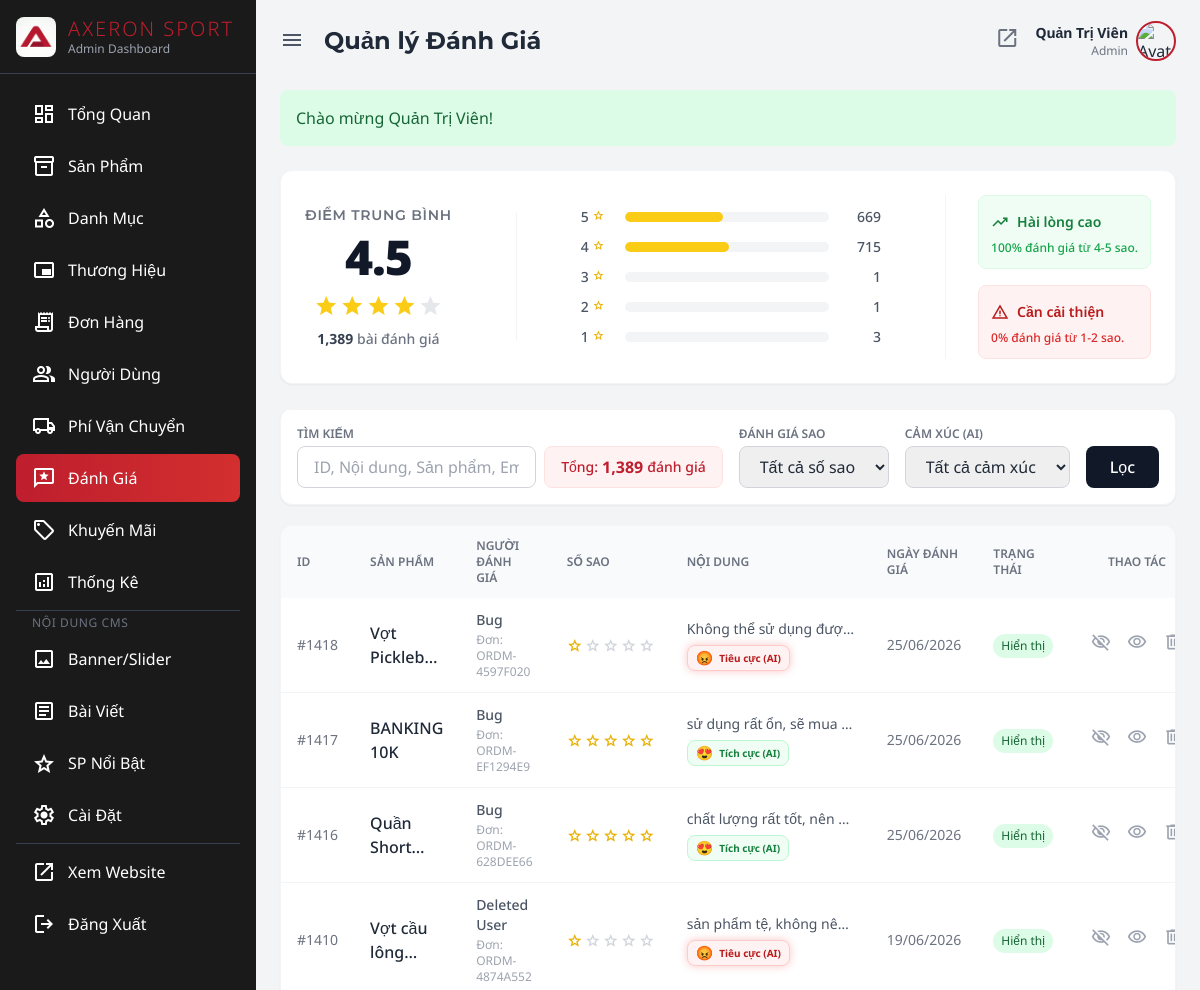
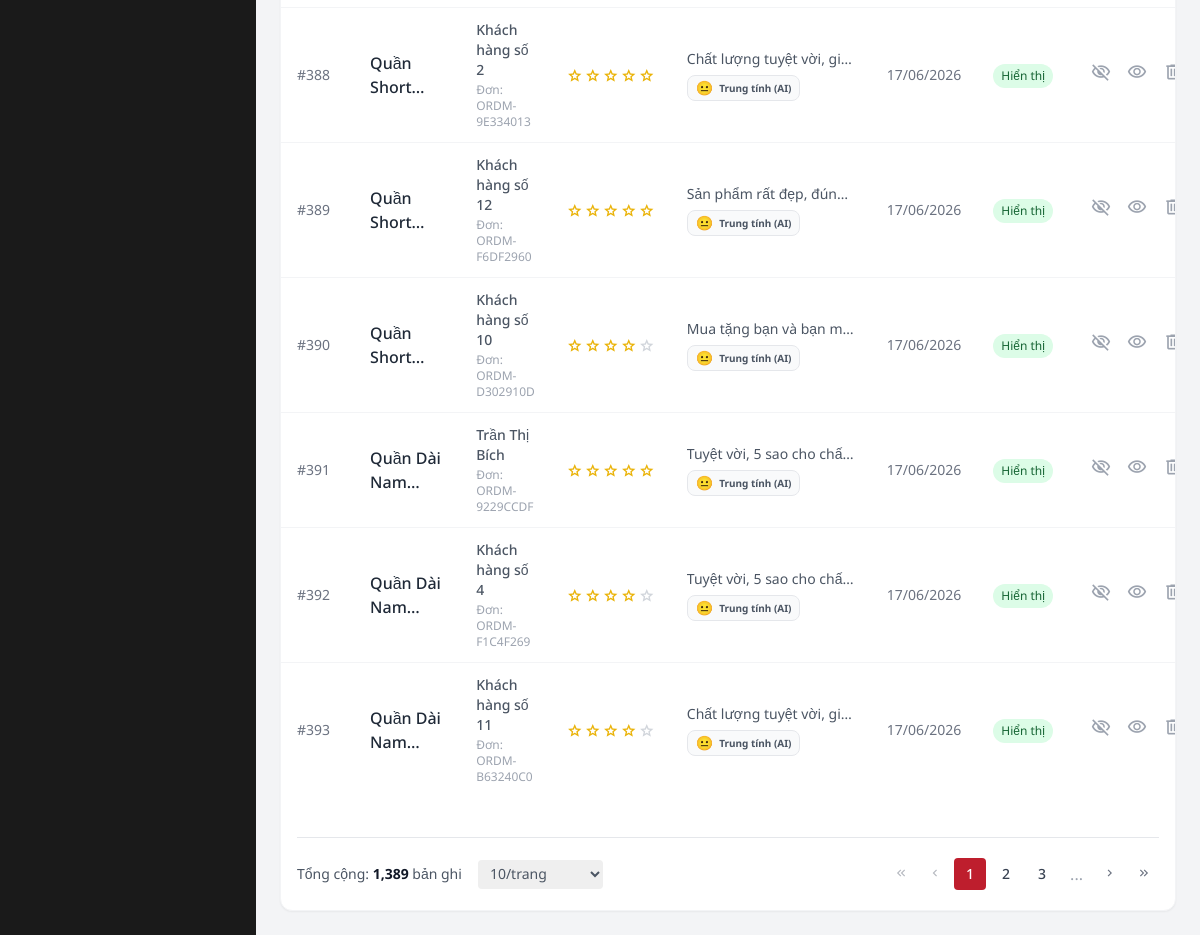
The app's page /admin/admin.php?action=reviews (signed in) with its own data (2 pictures, top to bottom).
### tables this page shows
CREATE TABLE `reviews` (
  `review_id` int(10) UNSIGNED NOT NULL,
  `product_id` int(10) UNSIGNED NOT NULL,
  `user_id` int(10) UNSIGNED NOT NULL,
  `rating` tinyint(4) NOT NULL COMMENT 'Diem danh gia 1-5',
  `comment` text DEFAULT NULL,
  `status` enum('pending','approved','rejected','hidden') NOT NULL DEFAULT 'pending' COMMENT 'Admin duyet binh luan',
  `created_at` datetime NOT NULL DEFAULT current_timestamp(),
  `updated_at` datetime NOT NULL DEFAULT current_timestamp() ON UPDATE current_timestamp(),
  `is_deleted` tinyint(1) DEFAULT 0,
  `order_id` int(10) UNSIGNED DEFAULT NULL,
  `sentiment` varchar(20) DEFAULT 'neutral'
);

CREATE TABLE `products` (
  `product_id` int(10) UNSIGNED NOT NULL,
  `category_id` int(10) UNSIGNED NOT NULL,
  `brand_id` int(10) UNSIGNED DEFAULT NULL,
  `product_name` varchar(200) NOT NULL,
  `slug` varchar(220) NOT NULL,
  `description` text DEFAULT NULL,
  `base_price` decimal(12,2) NOT NULL DEFAULT 0.00 COMMENT 'Gia co so',
  `stock_quantity` int(11) NOT NULL DEFAULT 0 COMMENT 'Ton kho tong hop',
  `is_visible` tinyint(1) NOT NULL DEFAULT 1 COMMENT 'An/hien san pham',
  `is_deleted` tinyint(1) NOT NULL DEFAULT 0,
  `is_featured` tinyint(1) NOT NULL DEFAULT 0 COMMENT 'Noi bat tren trang chu',
  `featured_sort_order` int(11) DEFAULT 999,
  `avg_rating` decimal(3,2) DEFAULT NULL COMMENT 'Diem danh gia trung binh (1-5)',
  `total_reviews` int(10) UNSIGNED NOT NULL DEFAULT 0,
  `created_at` datetime NOT NULL DEFAULT current_timestamp(),
  `updated_at` datetime NOT NULL DEFAULT current_timestamp() ON UPDATE current_timestamp()
);

CREATE TABLE `users` (
  `user_id` int(10) UNSIGNED NOT NULL,
  `role_id` tinyint(3) UNSIGNED NOT NULL DEFAULT 3 COMMENT '3=customer, 2=staff, 1=admin',
  `full_name` varchar(100) NOT NULL,
  `email` varchar(150) NOT NULL,
  `google_id` varchar(255) DEFAULT NULL,
  `facebook_id` varchar(255) DEFAULT NULL,
  `phone` varchar(15) DEFAULT NULL,
  `password_hash` varchar(255) DEFAULT NULL,
  `avatar_url` varchar(500) DEFAULT NULL,
  `gender` enum('male','female','other') DEFAULT NULL,
  `date_of_birth` date DEFAULT NULL,
  `is_active` tinyint(1) NOT NULL DEFAULT 1 COMMENT '1=hoat dong, 0=bi khoa',
  `is_deleted` tinyint(1) NOT NULL DEFAULT 0,
  `locked_until` datetime DEFAULT NULL COMMENT 'Khoa tam thoi sau nhieu lan dang nhap sai',
  `login_attempts` tinyint(3) UNSIGNED NOT NULL DEFAULT 0 COMMENT 'So lan dang nhap sai lien tiep',
  `remember_token` varchar(255) DEFAULT NULL COMMENT 'Token ghi nhớ đăng nhập',
  `email_verified` tinyint(1) NOT NULL DEFAULT 0,
  `created_at` datetime NOT NULL DEFAULT current_timestamp(),
  `updated_at` datetime NOT NULL DEFAULT current_timestamp() ON UPDATE current_timestamp(),
  `review_banned` tinyint(1) DEFAULT 0
);

CREATE TABLE `orders` (
  `order_id` int(10) UNSIGNED NOT NULL,
  `order_code` varchar(50) DEFAULT NULL,
  `user_id` int(10) UNSIGNED DEFAULT NULL,
  `shipping_id` int(10) UNSIGNED DEFAULT NULL,
  `shipping_method_id` int(11) DEFAULT 1,
  `promo_id` int(10) UNSIGNED DEFAULT NULL,
  `recipient_name` varchar(100) NOT NULL COMMENT 'Snapshot ten nguoi nhan',
  `recipient_phone` varchar(15) NOT NULL COMMENT 'Snapshot so dien thoai',
  `recipient_email` varchar(100) DEFAULT NULL,
  `guest_token` varchar(64) DEFAULT NULL,
  `shipping_address` varchar(500) NOT NULL COMMENT 'Snapshot dia chi giao hang',
  `subtotal` decimal(14,2) NOT NULL DEFAULT 0.00 COMMENT 'Tong tien hang truoc giam gia',
  `discount_amount` decimal(14,2) NOT NULL DEFAULT 0.00 COMMENT 'So tien duoc giam',
  `shipping_fee` decimal(10,2) NOT NULL DEFAULT 0.00 COMMENT 'Phi van chuyen',
  `total_amount` decimal(14,2) NOT NULL DEFAULT 0.00 COMMENT 'Tong thanh toan cuoi cung',
  `order_status` enum('pending','confirmed','processing','shipped','delivered','cancelled','returned') NOT NULL DEFAULT 'pending' COMMENT 'Trang thai don hang',
  `payment_method` enum('cod','bank_transfer','momo','vnpay','zalopay','payos') NOT NULL DEFAULT 'cod',
  `payment_status` enum('unpaid','paid','refunded') NOT NULL DEFAULT 'unpaid' COMMENT 'Trang thai thanh toan',
  `note` text DEFAULT NULL,
  `created_at` datetime NOT NULL DEFAULT current_timestamp(),
  `updated_at` datetime NOT NULL DEFAULT current_timestamp() ON UPDATE current_timestamp()
);

### admin/admin-reviews.php (the view, shortened to what the rows shown need)
<?php
$statusFilter = $_GET['status'] ?? 'all';
$where = "WHERE 1=1";
$params = [];
if ($statusFilter === 'deleted') {
    $where .= " AND r.is_deleted = 1";
} else {
    $where .= " AND r.is_deleted = 0";
}
$limit = (int)($_GET['limit'] ?? 10);
$currentPage = (int)($_GET['page'] ?? 1);
$offset = ($currentPage - 1) * $limit;
$reviews = $db->select("
    SELECT r.*, p.product_name, p.slug, u.full_name, o.order_code
    FROM reviews r
    JOIN products p ON r.product_id = p.product_id
    JOIN users u ON r.user_id = u.user_id
    LEFT JOIN orders o ON r.order_id = o.order_id
    $where
    ORDER BY r.created_at DESC
    LIMIT $limit OFFSET $offset
", $params);
?>
<div class="bg-white rounded-xl shadow-sm border border-gray-100 overflow-hidden">
    <div class="overflow-x-auto">
        <table class="w-full">
            <thead class="bg-gray-50">
                <tr>
                    <th class="px-4 py-3 text-left text-xs font-semibold text-gray-500 uppercase w-16">ID</th>
                    <th class="px-4 py-3 text-left text-xs font-semibold text-gray-500 uppercase">Sản phẩm</th>
                    <th class="px-4 py-3 text-left text-xs font-semibold text-gray-500 uppercase">Người đánh giá</th>
                    <th class="px-4 py-3 text-left text-xs font-semibold text-gray-500 uppercase w-28">Số sao</th>
                    <th class="px-4 py-3 text-left text-xs font-semibold text-gray-500 uppercase">Nội dung</th>
                    <th class="px-4 py-3 text-left text-xs font-semibold text-gray-500 uppercase">Ngày đánh giá</th>
                    <th class="px-4 py-3 text-left text-xs font-semibold text-gray-500 uppercase">Trạng thái</th>
                    <th class="px-4 py-3 text-left text-xs font-semibold text-gray-500 uppercase text-center">Thao tác</th>
                </tr>
            </thead>
            <tbody class="divide-y divide-gray-100">
                <?php foreach ($reviews as $review): ?>
                <tr class="hover:bg-gray-50 <?= $review['is_deleted'] ? 'opacity-50' : '' ?>">
                    <td class="px-4 py-3 text-sm text-gray-500">#<?= $review['review_id'] ?></td>
                    <td class="px-4 py-3">
                        <a href="<?= BASE_URL ?>/shop/product-detail.php?slug=<?= $review['slug'] ?>" target="_blank"
                           class="font-medium text-gray-800 hover:text-axeron-red line-clamp-2">
                            <?= htmlspecialchars($review['product_name']) ?>
                        </a>
                    </td>
                    <td class="px-4 py-3 text-sm text-gray-600">
                        <div class="font-medium"><?= htmlspecialchars($review['full_name']) ?></div>
                        <?php if($review['order_code']): ?>
                        <div class="text-xs text-gray-400 mt-0.5">Đơn: <?= $review['order_code'] ?></div>
                        <?php endif; ?>
                    </td>
                    <td class="px-4 py-3">
                        <div class="flex gap-0.5">
                            <?php for ($i = 1; $i <= 5; $i++): ?>
                            <span class="material-symbols-outlined text-[16px] <?= $i <= $review['rating'] ? 'text-yellow-500' : 'text-gray-300' ?>">
                            </span>
                            <?php endfor; ?>
                        </div>
                    </td>
                    <td class="px-4 py-3 text-sm text-gray-600 max-w-[200px]">
                        <div class="truncate mb-1" title="<?= htmlspecialchars($review['comment'] ?? '') ?>">
                            <?= htmlspecialchars($review['comment'] ?? '') ?>
                        </div>
                        <?php
                        $senClass = match($review['sentiment'] ?? '') {
                            'positive' => 'bg-green-50 text-green-700 border-green-200',
                            'negative' => 'bg-red-50 text-red-700 border-red-200 shadow-[0_0_8px_rgba(239,68,68,0.3)]',
                            default => 'bg-gray-50 text-gray-600 border-gray-200'
                        };
                        $senIcon = match($review['sentiment'] ?? '') {
                            'positive' => '😍',
                            'negative' => '😡',
                            default => '😐'
                        };
                        $senText = match($review['sentiment'] ?? '') {
                            'positive' => 'Tích cực (AI)',
                            'negative' => 'Tiêu cực (AI)',
                            default => 'Trung tính (AI)'
                        };
                        ?>
                        <div class="mt-1.5 flex items-center">
                            <span class="inline-flex items-center gap-1.5 px-2 py-0.5 rounded-lg text-[10px] font-bold border <?= $senClass ?>">
                                <span class="text-sm"><?= $senIcon ?></span> <?= $senText ?>
                            </span>
                        </div>
                    </td>
                    <td class="px-4 py-3 text-sm text-gray-500"><?= date('d/m/Y', strtotime($review['created_at'])) ?></td>
                    <td class="px-4 py-3">
                        <?php if ($review['is_deleted']): ?>
                            <span class="inline-block whitespace-nowrap px-2 py-1 rounded-full text-xs bg-red-100 text-red-800">Đã xóa</span>
                        <?php else: ?>
                            <?php
                            $statusClass = match($review['status']) {
                                'pending' => 'bg-yellow-100 text-yellow-800',
                                'approved' => 'bg-green-100 text-green-800',
                                'rejected' => 'bg-gray-200 text-gray-800',
                                'hidden' => 'bg-gray-100 text-gray-800',
                                default => 'bg-gray-100 text-gray-800'
                            };
                            $statusText = match($review['status']) {
                                'pending' => 'Chờ duyệt',
                                'approved' => 'Hiển thị',
                                'rejected' => 'Từ chối',
                                'hidden' => 'Ẩn',
                                default => $review['status']
                            };
                            ?>
                            <span class="inline-block whitespace-nowrap px-2 py-1 rounded-full text-xs <?= $statusClass ?>"><?= $statusText ?></span>
                        <?php endif; ?>
                    </td>
                    <td class="px-4 py-3">
                        <?php if (!$review['is_deleted']): ?>
                        <div class="flex gap-1 justify-center">
                            <?php if ($review['status'] === 'pending' || $review['status'] === 'hidden' || $review['status'] === 'rejected'): ?>
                            <a href="javascript:void(0)" onclick="updateReviewStatus(<?= $review['review_id'] ?>, 'approved')"
                               class="p-1.5 hover:bg-green-50 rounded text-gray-400 hover:text-green-600 transition-colors" title="Duyệt / Hiển thị">
                                <span class="material-symbols-outlined text-[20px]">check_circle</span>
                            </a>
                            <?php elseif ($review['status'] === 'approved'): ?>
                            <a href="javascript:void(0)" onclick="updateReviewStatus(<?= $review['review_id'] ?>, 'hidden')"
                               class="p-1.5 hover:bg-gray-100 rounded text-gray-400 hover:text-gray-600 transition-colors" title="Ẩn">
                                <span class="material-symbols-outlined text-[20px]">visibility_off</span>
                            </a>
                            <?php endif; ?>
                            <a href="javascript:void(0)" onclick="viewReviewDetail(<?= $review['review_id'] ?>)"
                               class="p-1.5 hover:bg-blue-50 rounded text-gray-400 hover:text-blue-500 transition-colors" title="Xem chi tiết">
                                <span class="material-symbols-outlined text-[20px]">visibility</span>
                            </a>
                            <a href="javascript:void(0)" onclick="deleteReview(<?= $review['review_id'] ?>)"
                               class="p-1.5 hover:bg-red-50 rounded text-gray-400 hover:text-red-500 transition-colors" title="Xóa">
                                <span class="material-symbols-outlined text-[20px]">delete</span>
                            </a>
                        </div>
                        <?php endif; ?>
                    </td>
                </tr>
                <?php endforeach; ?>
            </tbody>
        </table>
    </div>
</div>

### records on screen
reviews: review_id "1418", product.product_name "Vợt…", user.full_name "Bug", order.order_code "ORDM-4597F020", rating 1 (drawn), comment "Không thể sử dụng đượ…", sentiment "😡", sentiment "Tiêu cực (AI)", created_at "25/06/2026", status "Hiển thị"
reviews: review_id "1417", product.product_name "BANKING 10K", user.full_name "Bug", order.order_code "ORDM-EF1294E9", rating 5 (drawn), comment "sử dụng rất ổn, sẽ mua…", sentiment "😍", sentiment "Tích cực (AI)", created_at "25/06/2026", status "Hiển thị"
reviews: review_id "1416", product.product_name "Quần…", user.full_name "Bug", order.order_code "ORDM-628DEE66", rating 5 (drawn), comment "chất lượng rất tốt, nên…", sentiment "😍", sentiment "Tích cực (AI)", created_at "25/06/2026", status "Hiển thị"
reviews: review_id "1410", product.product_name "Vợt cầu…", user.full_name "Deleted User", order.order_code "ORDM-4874A552", rating 1 (drawn), comment "sản phẩm tệ, không nê…", sentiment "😡", sentiment "Tiêu cực (AI)", created_at "19/06/2026", status "Hiển thị"
reviews: review_id "388", product.product_name "Quần…", user.full_name "Khách hàng số 2", order.order_code "ORDM-9E334013", rating 5 (drawn), comment "Chất lượng tuyệt vời, gi…", sentiment "😐", sentiment "Trung tính (AI)", created_at "17/06/2026", status "Hiển thị"
reviews: review_id "389", product.product_name "Quần…", user.full_name "Khách hàng số 12", order.order_code "ORDM-F6DF2960", rating 5 (drawn), comment "Sản phẩm rất đẹp, đún…", sentiment "😐", sentiment "Trung tính (AI)", created_at "17/06/2026", status "Hiển thị"
reviews: review_id "390", product.product_name "Quần…", user.full_name "Khách hàng số 10", order.order_code "ORDM-D302910D", rating 4 (drawn), comment "Mua tặng bạn và bạn m…", sentiment "😐", sentiment "Trung tính (AI)", created_at "17/06/2026", status "Hiển thị"
reviews: review_id "391", product.product_name "Quần Dài…", user.full_name "Trần Thị Bích", order.order_code "ORDM-9229CCDF", rating 5 (drawn), comment "Tuyệt vời, 5 sao cho chấ…", sentiment "😐", sentiment "Trung tính (AI)", created_at "17/06/2026", status "Hiển thị"
reviews: review_id "392", product.product_name "Quần Dài…", user.full_name "Khách hàng số 4", order.order_code "ORDM-F1C4F269", rating 4 (drawn), comment "Tuyệt vời, 5 sao cho chấ…", sentiment "😐", sentiment "Trung tính (AI)", created_at "17/06/2026", status "Hiển thị"
reviews: review_id "393", product.product_name "Quần Dài…", user.full_name "Khách hàng số 11", order.order_code "ORDM-B63240C0", rating 4 (drawn), comment "Chất lượng tuyệt vời, gi…", sentiment "😐", sentiment "Trung tính (AI)", created_at "17/06/2026", status "Hiển thị"

### other values on screen
$adminSettings['site_name'] "AXERON SPORT"
$displayTitle "Quản lý Đánh Giá"
$currentUser['full_name'] "Quản Trị Viên"
$flash['message'] "Chào mừng Quản Trị Viên!"
$avgScoreFormatted "4.5"
$totalReviews "1,389"
$starLabel "5 4 3 2 1"
$count "669 715 1 1 3"
$totalRecords "1,389"
form field limit "10/trang"
